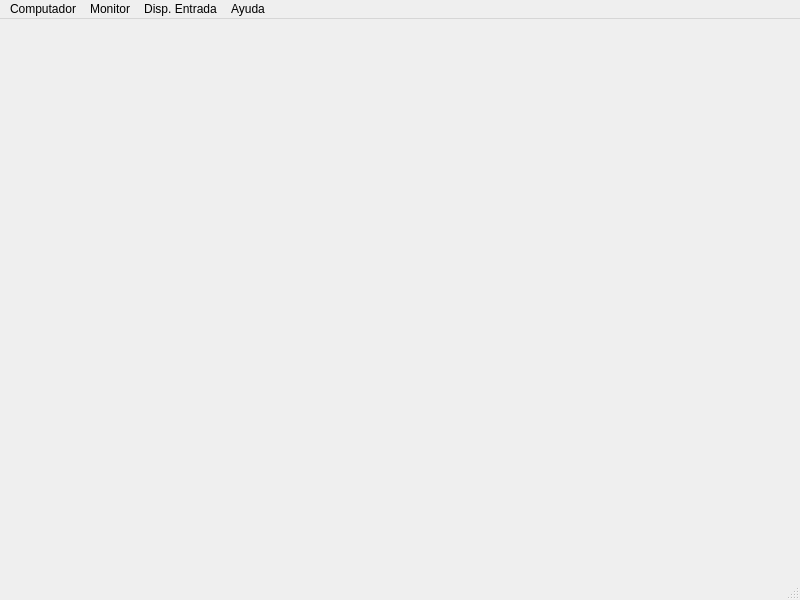
<?xml version="1.0" encoding="UTF-8"?>
<ui version="4.0">
 <class>vtn_orden_principal</class>
 <widget class="QMainWindow" name="vtn_orden_principal">
  <property name="geometry">
   <rect>
    <x>0</x>
    <y>0</y>
    <width>800</width>
    <height>600</height>
   </rect>
  </property>
  <property name="windowTitle">
   <string>Administración de Ordenes</string>
  </property>
  <widget class="QWidget" name="centralwidget"/>
  <widget class="QMenuBar" name="mnb_principal">
   <property name="geometry">
    <rect>
     <x>0</x>
     <y>0</y>
     <width>800</width>
     <height>21</height>
    </rect>
   </property>
   <widget class="QMenu" name="mnu_Computador">
    <property name="title">
     <string>Computador</string>
    </property>
    <addaction name="mni_computador_ingreso"/>
    <addaction name="mni_computador_modificar"/>
    <addaction name="mni_computador_eliminar"/>
   </widget>
   <widget class="QMenu" name="mnu_Monitor">
    <property name="title">
     <string>Monitor</string>
    </property>
    <addaction name="mni_monitor_ingreso"/>
    <addaction name="mni_monitor_modificar"/>
    <addaction name="mni_monitor_eliminar"/>
   </widget>
   <widget class="QMenu" name="mnu_Disp_Entrada">
    <property name="title">
     <string>Disp. Entrada</string>
    </property>
    <widget class="QMenu" name="mnu_Teclado">
     <property name="title">
      <string>Teclado</string>
     </property>
     <addaction name="mni_teclado_ingreso"/>
     <addaction name="mni_teclado_modificar"/>
     <addaction name="mni_teclado_eliminar"/>
    </widget>
    <widget class="QMenu" name="mnu_raton">
     <property name="title">
      <string>Ratón</string>
     </property>
     <addaction name="mni_raton_ingreso"/>
     <addaction name="mni_raton_modificar"/>
     <addaction name="mni_raton_eliminar"/>
    </widget>
    <addaction name="mnu_Teclado"/>
    <addaction name="mnu_raton"/>
    <addaction name="mni_disp_entrada_ingresar"/>
   </widget>
   <widget class="QMenu" name="mnu_Ayuda">
    <property name="title">
     <string>Ayuda</string>
    </property>
    <addaction name="mni_acerca"/>
   </widget>
   <addaction name="mnu_Computador"/>
   <addaction name="mnu_Monitor"/>
   <addaction name="mnu_Disp_Entrada"/>
   <addaction name="mnu_Ayuda"/>
  </widget>
  <widget class="QStatusBar" name="stb_estado"/>
  <action name="mni_computador_ingreso">
   <property name="text">
    <string>Ingresar</string>
   </property>
  </action>
  <action name="mni_computador_modificar">
   <property name="text">
    <string>Modificar</string>
   </property>
  </action>
  <action name="mni_computador_eliminar">
   <property name="text">
    <string>Eliminar</string>
   </property>
  </action>
  <action name="mni_monitor_ingreso">
   <property name="text">
    <string>Ingreso</string>
   </property>
  </action>
  <action name="mni_monitor_modificar">
   <property name="text">
    <string>Modificar</string>
   </property>
  </action>
  <action name="mni_monitor_eliminar">
   <property name="text">
    <string>Eliminar</string>
   </property>
  </action>
  <action name="mni_teclado_ingreso">
   <property name="text">
    <string>Ingresar</string>
   </property>
  </action>
  <action name="mni_teclado_modificar">
   <property name="text">
    <string>Modificar</string>
   </property>
  </action>
  <action name="mni_teclado_eliminar">
   <property name="text">
    <string>Eliminar</string>
   </property>
  </action>
  <action name="mni_raton_ingreso">
   <property name="text">
    <string>Ingresar</string>
   </property>
  </action>
  <action name="mni_raton_modificar">
   <property name="text">
    <string>Modificar</string>
   </property>
  </action>
  <action name="mni_raton_eliminar">
   <property name="text">
    <string>Eliminar</string>
   </property>
  </action>
  <action name="mni_acerca">
   <property name="text">
    <string>Acerca</string>
   </property>
  </action>
  <action name="mni_disp_entrada_ingresar">
   <property name="text">
    <string>Ingresar</string>
   </property>
  </action>
 </widget>
 <resources/>
 <connections/>
</ui>
